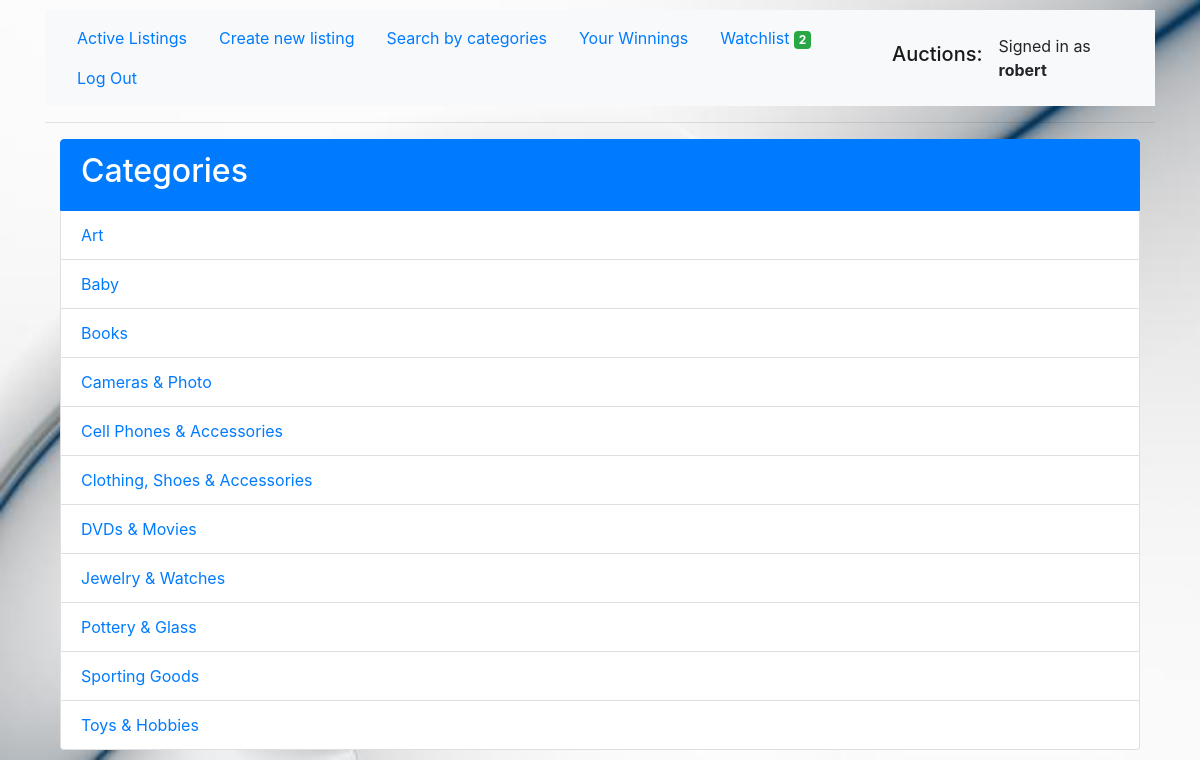
The page /categories (signed in) on the database its author committed.
### auctions/models.py (models this page shows)
class User(AbstractUser):
    pass

class Listing(models.Model):
    owner = models.CharField(max_length=70)
    title = models.CharField(max_length=70)
    description = models.TextField()
    price = models.IntegerField()
    category = models.CharField(max_length=70)
    link = models.CharField(max_length=70,default=None,blank=True,null=True)
    time = models.CharField(max_length=70)

### auctions/views.py (the view)
# urls.py: path("categories", views.categories, name="categories"),
def categories(request):
    articles = Listing.objects.raw("SELECT * FROM auctions_listing GROUP BY category")
    try:
        w = Watchlist.objects.filter(user=request.user.username)
        wcount=len(w)
    except:
        wcount=None
    return render(request,"auctions/pagecategories.html",{
        "articles": articles,
        "wcount":wcount
    })

### auctions/templates/auctions/pagecategories.html
{% extends "auctions/layout.html" %}
{% block body %}
<div class="container">
    <ul class="list-group">
        <li class="list-group-item active">
            <h2>Categories</h2>
        </li>
        {% for i in articles %}
        <li class="list-group-item"><a href="{% url 'category' i.category %}">{{i.category}}</a></li>
        {% endfor %}
    </ul>
</div>
{% endblock %}

### auctions/templates/auctions/layout.html (shortened to what this page needs)
{% load static %}
<!DOCTYPE html>
<html lang="en">
    <head>
        <link rel="stylesheet" href="https://stackpath.bootstrapcdn.com/bootstrap/4.4.1/css/bootstrap.min.css">
        <link href="{% static 'auctions/styles.css' %}" rel="stylesheet">
    </head>
    <body>
        <div class="container">
        <nav class="navbar navbar-expand-lg navbar-light bg-light">
            <div class="collapse navbar-collapse">
                <ul class="nav nav-pills">
                    <li class="nav-item active">
                        <a class="nav-link" href="{% url 'index' %}">Active Listings<span class="sr-only">(current</span></a>
                    </li>
                    {% if user.is_authenticated %}
                    <li class="nav-item">
                        <a class="nav-link" href="{% url 'createlist' %}">Create new listing</a>
                    </li>
                    <li class="nav-item">
                        <a class="nav-link" href="{% url 'categories' %}">Search by categories</a>
                    </li>
                    <li class="nav-item">
                        <a class="nav-link" href="{% url 'totalearnings' %}">Your Winnings</a>
                    </li>
                    <li class="nav-item">
                        <a class="nav-link" href="{% url 'pagelist' user.username %}">Watchlist <span class="badge badge-success">{{wcount}}</span></a>
                    </li>
                    <li class="nav-item">
                        <a class="nav-link" href="{% url 'logout' %}">Log Out</a>
                    </li>
                </ul>
                {% endif %}
            </div>
            <h1 class="navbar-brand">Auctions:</h1>
            <div>
                {% if user.is_authenticated %}
                    Signed in as <strong>{{ user.username }}</strong>
                {% else %}
                    Not signed in.
                {% endif %}
            </div>
        </nav>
        <hr>
            {% block body %}
            {% endblock %}
    </body>
</html>

### auctions/static/auctions/styles.css (style rules this page uses)
body { padding: 10px; background-image: url(../img/image2.jpg); background-repeat: no-repeat; background-size: cover; }

### rows shown on the page
User: username "robert"
Listing: category "Art"
Listing: category "Baby"
Listing: category "Books"
Listing: category "Cameras & Photo"
Listing: category "Cell Phones & Accessories"
Listing: category "Clothing, Shoes & Accessories"
Listing: category "DVDs & Movies"
Listing: category "Jewelry & Watches"
Listing: category "Pottery & Glass"
Listing: category "Sporting Goods"
Listing: category "Toys & Hobbies"

### other values the page prints
{{ wcount }} "2"
